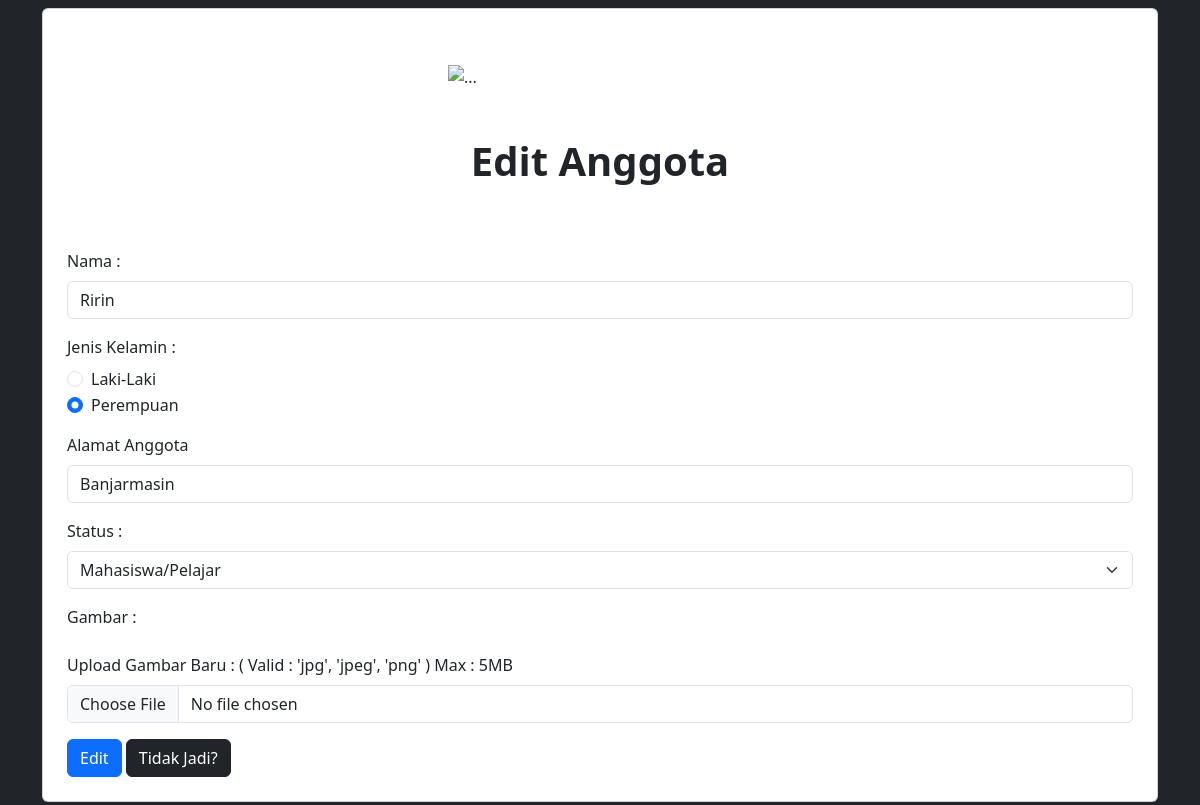
Page /Main/edit.php?id=91 (signed in) on the committed database.
### tables this page shows
CREATE TABLE `t_anggota` (
  `id_anggota` int(11) NOT NULL,
  `nm_anggota` varchar(35) NOT NULL,
  `jenis_kelamin` varchar(35) NOT NULL,
  `alamat_anggota` varchar(35) NOT NULL,
  `status` varchar(35) NOT NULL,
  `gambar` varchar(255) NOT NULL
);

### Main/edit.php (the view, shortened to what this page needs)
<?php
require '../koneksi.php';
$get_id = $_GET['id'];
$query = "SELECT * FROM t_anggota WHERE id_anggota = '$get_id'";
$result = mysqli_query($db_perpus, $query);
$data_anggota = mysqli_fetch_assoc($result);
?>
<!DOCTYPE html>
<html lang="en">
<head>
    <link rel="stylesheet" href="https://cdn.jsdelivr.net/npm/bootstrap@5.3.0/dist/css/bootstrap.min.css">
    <link href="https://cdn.jsdelivr.net/npm/aos@2.3.4/dist/aos.css" rel="stylesheet">
</head>
<body class="bg-dark">
    <div class="aos-wrap" data-aos="fade-in" data-aos-duration="1200">
        <div class="container mt-2 mb-2">
            <div class="card p-2">
                <img src="../assets/daftar_anggota.jpg" class="card-img-top img-fluid d-block mx-auto p-5" alt="..." style="width: 25rem">
                <form action="" method="post" enctype="multipart/form-data">
                    <h1 class="text-center fw-bold">Edit Anggota</h1>
                    <div class="card-body">
                        <div class="mb-3 mt-3">
                            <label for="nama" class="form-label">Nama :</label>
                            <input type="text" name="nama" id="nama" class="form-control" placeholder="Nama" required value="<?= $data_anggota['nm_anggota']; ?>">
                        </div>
                        <div class="mb-3">
                            <label class="form-label">Jenis Kelamin :</label>
                            <div class="form-check">
                                <input class="form-check-input" type="radio" name="jeniskelamin" id="laki-laki" value="laki-laki" required <?= ($data_anggota['jenis_kelamin'] == 'laki-laki') ? 'checked' : ''; ?>>
                                <label class="form-check-label" for="laki-laki">
                                    Laki-Laki
                                </label>
                            </div>
                            <div class="form-check">
                                <input class="form-check-input" type="radio" name="jeniskelamin" id="perempuan" value="perempuan" required <?= ($data_anggota['jenis_kelamin'] == 'perempuan') ? 'checked' : ''; ?>>
                                <label class="form-check-label" for="perempuan">
                                    Perempuan
                                </label>
                            </div>
                        </div>
                        <div class="mb-3">
                            <label for="alamat" class="form-label">Alamat Anggota</label>
                            <input type="text" name="alamat" id="alamat" class="form-control" placeholder="Alamat" required value="<?= $data_anggota['alamat_anggota']; ?>">
                        </div>
                        <div class="mb-3">
                            <label class="form-label">Status :</label>
                            <select name="status" id="status" class="form-select">
                                <option value="Mahasiswa/Pelajar" <?= ($data_anggota['status'] == 'Mahasiswa/Pelajar') ? 'selected' : ''; ?>>Mahasiswa/Pelajar</option>
                            </select>
                        </div>
                        <div class="mb-3">
                            <label for="gambar" class="form-label">Gambar :</label>
                            <label for="editgambar" class="form-label">Upload Gambar Baru : ( Valid : 'jpg', 'jpeg', 'png' ) Max : 5MB</label>
                            <input type="file" name="editgambar" class="form-control">
                        </div>
                        <div>
                            <button type="submit" name="edit" class="btn btn-primary">Edit</button>
                            <a href="anggota.php" class="btn btn-dark">Tidak Jadi?</a>
                        </div>
                    </div>
                </form>
            </div>
        </div>
    </div>
</body>
</html>

### rows in the picture
t_anggota: nama "Ririn", jenis_kelamin "☐ Laki-Laki", jenis_kelamin "☑ Perempuan", alamat "Banjarmasin", status "Mahasiswa/Pelajar"
